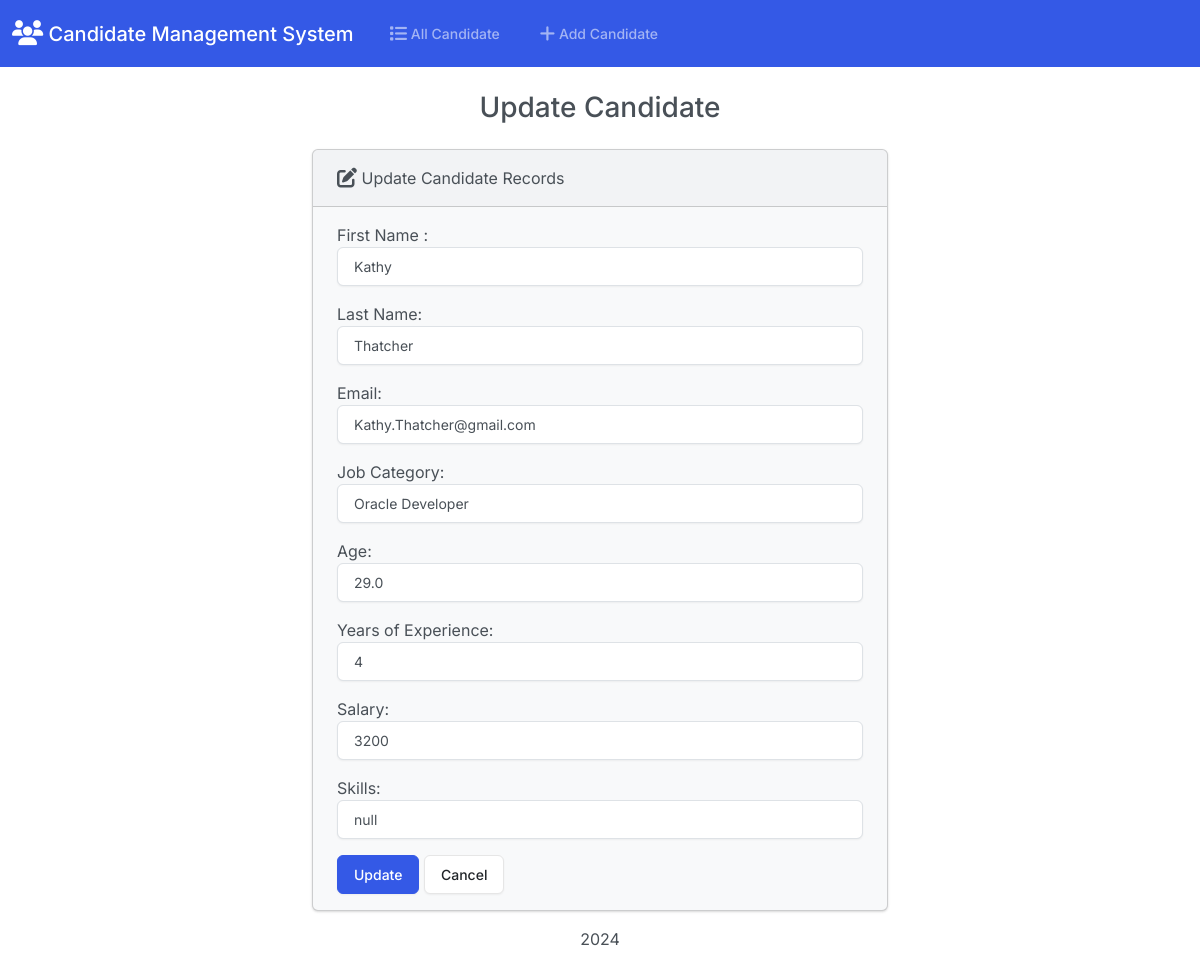
The app's page /edit/18/ with its own data.
### Candidate/models.py (models this page shows, shortened)
class Candidate(models.Model):
    Candidate_number = models.PositiveIntegerField()
    first_name = models.CharField(max_length=50)
    last_name = models.CharField(max_length=50)
    email = models.EmailField(max_length=100)
    Candidate_job_category = models.CharField(max_length=50)
    gpa =models.FloatField()
    Years_of_Experience =models.IntegerField()
    salary = models.IntegerField()
    skills = models.CharField(max_length=100)

### Candidate/views.py (the view)
# urls.py: path('edit/<int:id>/', views.edit, name='edit'),
def edit(request, id):
    if request.method == 'POST':
        candidate = Candidate.objects.get(pk=id)
        form = CandidateForm(request.POST, instance=candidate)  # Use the specific instance
        if form.is_valid():
            form.save()
            return render(request, 'Candidate/edit.html', {
                'form': form,
                'success': True
            })
    else:
        candidate = Candidate.objects.get(pk=id)
        form = CandidateForm(instance=candidate)
    return render(request, 'Candidate/edit.html', {
        'form': form
    })

### Candidate/forms.py
class CandidateForm(forms.ModelForm):
    class Meta :
        model = Candidate
        fields=['first_name','last_name','email','Candidate_job_category','gpa','Years_of_Experience','salary','skills']
        labels ={
            'first_name':'First Name ',
            'last_name':'Last Name',
            'email': 'Email',
            'Candidate_job_category':'Job Category',
            'gpa':'Age',
            'Years_of_Experience':'Years of Experience',
            'salary':'Salary',
            'skills':'Skills',
        }
        widgets = {
            'first_name': forms.TextInput(attrs={'class': 'form-control'}),
            'last_name': forms.TextInput(attrs={'class': 'form-control'}),
            'email': forms.EmailInput(attrs={'class': 'form-control'}),
            'Candidate_job_category': forms.TextInput(attrs={'class': 'form-control'}),
            'gpa': forms.NumberInput(attrs={'class': 'form-control'}),
            'Years_of_Experience':forms.NumberInput(attrs={'class': 'form-control'}),
            'salary':forms.NumberInput(attrs={'class': 'form-control'}),
            'skills':forms.TextInput(attrs={'class': 'form-control'}),
        }

### Candidate/templates/Candidate/edit.html (shortened to what this page needs)
{% extends "Candidate/base.html" %}
{% block body %}
  <h3 class="text-center m-4">Update Candidate</h3>
  {% if success %}
    <div class="alert alert-success" role="alert">
      The Candidate updated successfully.
      <a href="{% url 'index' %}" class="alert-link">Go to Home Page.</a>
    </div>
  {% else %}
    <div class="row justify-content-center">
      <div class="col-6">
        <div class="card bg-light mb-3">
          <div class="card-header">
            <i class="fa-solid fa-pen-to-square fa-lg"></i> Update Candidate Records
          </div>
          <div class="card-body">
            <form action="" method="POST">
              {{ form.as_p }}
              <button type="submit" class="btn btn-primary">Update</button>
              <a href="{% url 'index' %}" class="btn btn-secondary">Cancel</a>
            </form>
          </div>
        </div>
      </div>
    </div>
  {% endif %}
{% endblock %}

### records on screen
Candidate: first_name "Kathy", last_name "Thatcher", email "Kathy.Thatcher@gmail.com", Candidate_job_category "Oracle Developer", gpa "29.0", Years_of_Experience "4", salary "3200", skills "null"
